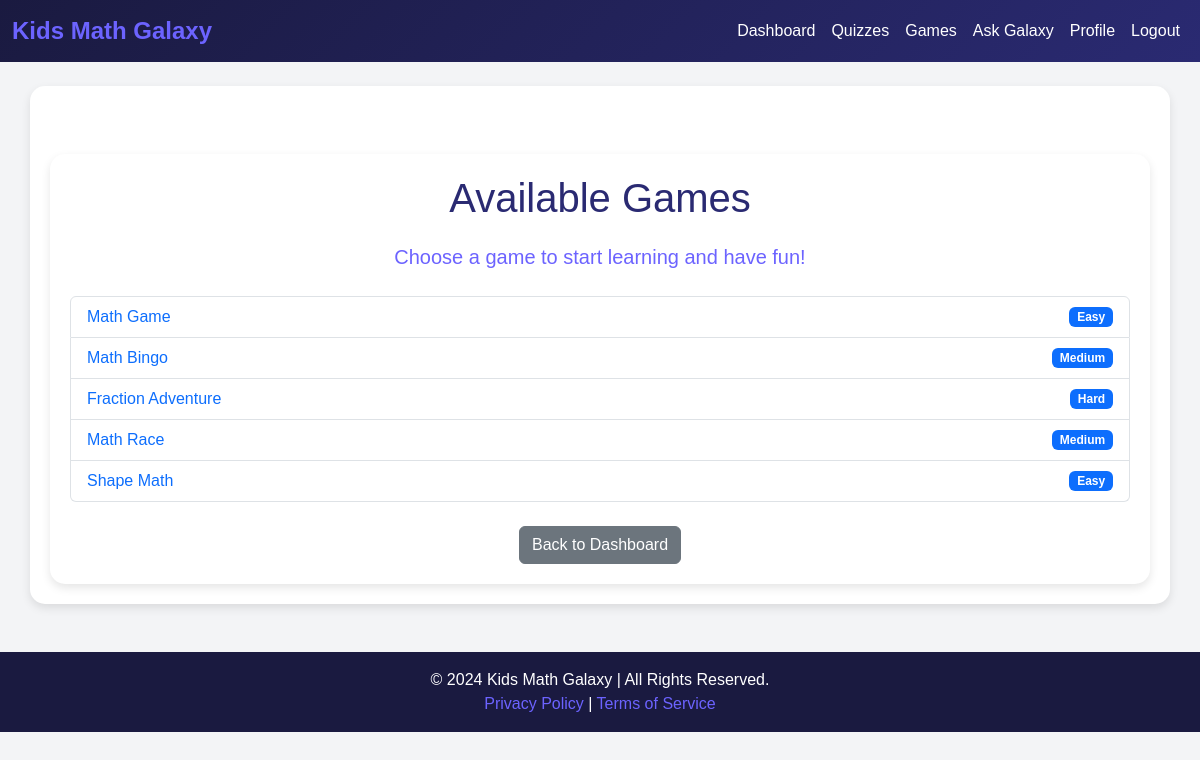
Screenshot of /games (signed in) with the database file from the repository.
### app.py (models this page shows)
class Game(db.Model):
    id = db.Column(db.Integer, primary_key=True)
    name = db.Column(db.String(50), nullable=False)
    difficulty = db.Column(db.String(20), nullable=False)
    def __repr__(self):
        return f'<Game {self.name}>'

### app.py (the view)
@app.route('/games')
@login_required
def games():
    games = Game.query.all()
    print(games)
    return render_template('games.html', games=games)

### app.py (called while the page is built)
def login_required(f):
    @wraps(f)
    def decorated_function(*args, **kwargs):
        if 'username' not in session:
            return redirect(url_for('login'))
        return f(*args, **kwargs)
    return decorated_function

### templates/games.html (shortened to what this page needs)
{% extends "base.html" %}
{% block content %}
<div class="container mt-5">
    <h1 class="text-center" style="color: #2a2a72;">Available Games</h1>
    <p class="text-center lead" style="color: #6c63ff;">Choose a game to start learning and have fun!</p>
    <ul class="list-group mt-4">
        {% for game in games %}
        <li class="list-group-item d-flex justify-content-between align-items-center">
            <a href="{{ url_for('play_' + game.name.lower().replace(' ', '_')) }}" style="text-decoration: none;">
                {{ game.name }}
            </a>
            <span class="badge bg-primary">{{ game.difficulty }}</span>
        </li>
        {% else %}
        <li class="list-group-item text-center">No games available</li>
        {% endfor %}
    </ul>
    <div class="text-center mt-4">
        <a href="{{ url_for('dashboard') }}" class="btn btn-secondary">Back to Dashboard</a>
    </div>
</div>
{% endblock %}

### static/styles.css (style rules this page uses)
body { background: #121212; color: #fff; font-family: 'Orbitron', sans-serif; }
h1 { margin-bottom: 20px; color: #333; }

### templates/base.html (style rules this page uses)
body { background: #f3f4f6; font-family: 'Arial', sans-serif; }
h1, h2, h3, h4, h5, h6 { color: #2a2a72; }
.container { background: #fff; border-radius: 15px; padding: 20px; box-shadow: 0 4px 10px rgba(0, 0, 0, 0.1); }

### rows the page displays
Game: name "Math Game", difficulty "Easy"
Game: name "Math Bingo", difficulty "Medium"
Game: name "Fraction Adventure", difficulty "Hard"
Game: name "Math Race", difficulty "Medium"
Game: name "Shape Math", difficulty "Easy"
